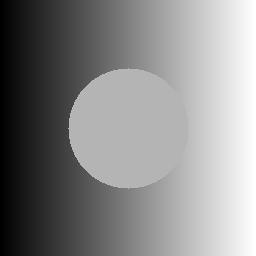
#> input picture test_assets/host.png, 256 x 256 px
$ python experiments.py
#> lines starting #> are read from the running program, lines starting #| are printed output that depends on the picture
### src/qim_watermark/io_utils.py
from __future__ import annotations

from pathlib import Path

import cv2
import numpy as np


def load_grayscale_image(path: str | Path) -> np.ndarray:
    image_path = Path(path).expanduser()
    if not image_path.is_file():
        raise FileNotFoundError(f"Image file not found: {image_path}")
    data = np.fromfile(image_path, dtype=np.uint8)
    image = cv2.imdecode(data, cv2.IMREAD_GRAYSCALE) if data.size else None
    if image is None:
        raise ValueError(f"The file is not a valid readable image: {image_path}")
    return image.astype(np.float32)


# [5 lines left out: function save_image, not called in this run]

### src/qim_watermark/dct_utils.py
from __future__ import annotations

import numpy as np
from scipy.fftpack import dct, idct


def dct2(image: np.ndarray) -> np.ndarray:
    return dct(dct(image.T, norm="ortho").T, norm="ortho")


def idct2(coeffs: np.ndarray) -> np.ndarray:
    return idct(idct(coeffs.T, norm="ortho").T, norm="ortho")

### src/qim_watermark/watermark.py
from __future__ import annotations

import hashlib
from typing import List, Sequence, Tuple

import numpy as np

from .dct_utils import dct2, idct2

Position = Tuple[int, int]


def derive_seed(seed: int, label: str) -> int:
    """Derive an independent sub-key from the master seed, one per purpose."""
    data = f"{seed}:{label}".encode("utf-8")
    return int.from_bytes(hashlib.sha256(data).digest()[:8], "big")


def generate_watermark(size: int, seed: int) -> np.ndarray:
    rng = np.random.default_rng(derive_seed(seed, "message"))
    return rng.integers(0, 2, size=size, dtype=np.uint8)


def _mid_frequency_mask(shape: tuple[int, int]) -> np.ndarray:
    rows, cols = shape
    rr, cc = np.indices((rows, cols))

    # On évite les très basses fréquences et les très hautes fréquences.
    low = (rr + cc) > int(0.10 * (rows + cols))
    high = (rr + cc) < int(0.65 * (rows + cols))

    mask = low & high
    mask[0, 0] = False  # éviter le coefficient DC
    return mask


def _select_positions(
    shape: tuple[int, int], watermark_size: int, seed: int
) -> List[Position]:
    mask = _mid_frequency_mask(shape)
    candidates = np.argwhere(mask)

    if watermark_size > len(candidates):
        raise ValueError(
            f"Watermark trop grand : {watermark_size} bits, "
            f"mais seulement {len(candidates)} coefficients disponibles."
        )

    rng = np.random.default_rng(derive_seed(seed, "positions"))
    chosen_indices = rng.choice(len(candidates), size=watermark_size, replace=False)
    return [tuple(map(int, candidates[idx])) for idx in chosen_indices]


def _qim_embed(value: float, bit: int, delta: float) -> float:
    if bit not in (0, 1):
        raise ValueError("Un bit doit être 0 ou 1")

    q = np.round(value / delta)
    if int(q) % 2 != bit:
        q += 1 if value >= q * delta else -1
    return float(q * delta)


def _qim_extract(value: float, delta: float) -> int:
    q = int(np.round(value / delta))
    return q % 2


def insert_watermark(
    image: np.ndarray,
    watermark_bits: np.ndarray,
    delta: float,
    seed: int,
) -> tuple[np.ndarray, Sequence[Position]]:
    coeffs = dct2(image)
    positions = _select_positions(coeffs.shape, len(watermark_bits), seed)

    modified = coeffs.copy()
    for bit, (r, c) in zip(watermark_bits, positions):
        modified[r, c] = _qim_embed(float(modified[r, c]), int(bit), delta)

    reconstructed = idct2(modified)
    reconstructed = np.clip(reconstructed, 0, 255).astype(np.float32)
    return reconstructed, positions


def extract_watermark(
    image: np.ndarray,
    watermark_size: int,
    delta: float,
    seed: int,
) -> np.ndarray:
    """Blind extraction: only the image, its size, delta and the key are needed.

    The embedding positions are recomputed from the key, never passed in.
    """
    coeffs = dct2(image)
    positions = _select_positions(coeffs.shape, watermark_size, seed)
    extracted = [_qim_extract(float(coeffs[r, c]), delta) for r, c in positions]
    return np.array(extracted, dtype=np.uint8)

### src/qim_watermark/attacks.py
from __future__ import annotations

import cv2
import numpy as np


def add_gaussian_noise(
    image: np.ndarray, sigma: float = 8.0, seed: int = 0
) -> np.ndarray:
    """Add Gaussian noise. The noise is reproducible: same seed, same noise."""
    rng = np.random.default_rng(seed)
    noise = rng.normal(loc=0.0, scale=sigma, size=image.shape)
    attacked = image + noise
    return np.clip(attacked, 0, 255).astype(np.float32)


def jpeg_compress(image: np.ndarray, quality: int = 50) -> np.ndarray:
    if not 1 <= int(quality) <= 100:
        raise ValueError("JPEG quality must be between 1 and 100")
    encode_params = [int(cv2.IMWRITE_JPEG_QUALITY), int(quality)]
    # Round to the nearest integer: astype(np.uint8) alone would truncate.
    image_u8 = np.clip(np.rint(image), 0, 255).astype(np.uint8)
    ok, encoded = cv2.imencode(".jpg", image_u8, encode_params)
    if not ok:
        raise IOError("Échec de la compression JPEG")
    decoded = cv2.imdecode(encoded, cv2.IMREAD_GRAYSCALE)
    if decoded is None:
        raise IOError("Échec de la décompression JPEG")
    return decoded.astype(np.float32)

### src/qim_watermark/block_watermark.py
"""JPEG-aware QIM watermarking on 8x8 block DCT coefficients.

Why this exists: JPEG quantizes the DCT of every 8x8 block. A watermark that
lives in the *same* block DCT, on multiples of the JPEG quantization step,
is left untouched when the image is compressed at that quality or better.

Embedding (per slot = one coefficient of one block):
    delta = JPEG quantization step of that coefficient (times ``strength``)
    the coefficient is moved to the nearest multiple of delta whose parity
    matches the bit (even multiple = 0, odd multiple = 1).

Redundancy: every bit is carried by several slots chosen with the secret key,
and extraction combines them with a soft decision (average of cos(pi*c/delta)),
which resists noise much better than a hard majority vote.
"""

from __future__ import annotations

import numpy as np
from scipy.fft import dctn, idctn

from .watermark import derive_seed

BLOCK = 8

# Standard JPEG luminance quantization table (quality 50).
_JPEG_LUMA_Q50 = np.array(
    [
        [16, 11, 10, 16, 24, 40, 51, 61],
        [12, 12, 14, 19, 26, 58, 60, 55],
        [14, 13, 16, 24, 40, 57, 69, 56],
        [14, 17, 22, 29, 51, 87, 80, 62],
        [18, 22, 37, 56, 68, 109, 103, 77],
        [24, 35, 55, 64, 81, 104, 113, 92],
        [49, 64, 78, 87, 103, 121, 120, 101],
        [72, 92, 95, 98, 112, 100, 103, 99],
    ],
    dtype=np.float64,
)

# Mid-frequency coefficients of each block: the DC and the lowest frequencies
# would be visible, the highest ones are the first to be removed by JPEG.
POSITIONS = [(1, 2), (2, 1), (2, 2), (1, 3), (3, 1), (2, 3), (3, 2), (1, 4), (4, 1)]
_UV = np.array(POSITIONS)


def jpeg_quant_table(quality: int) -> np.ndarray:
    """Luminance quantization table used by libjpeg for a quality in 1..100."""
    if not 1 <= quality <= 100:
        raise ValueError("JPEG quality must be between 1 and 100")
    scale = 5000 / quality if quality < 50 else 200 - 2 * quality
    table = np.floor((_JPEG_LUMA_Q50 * scale + 50) / 100)
    return np.clip(table, 1, 255)


def _to_blocks(image: np.ndarray) -> np.ndarray:
    h, w = image.shape
    hb, wb = h // BLOCK, w // BLOCK
    cropped = image[: hb * BLOCK, : wb * BLOCK]
    return cropped.reshape(hb, BLOCK, wb, BLOCK).transpose(0, 2, 1, 3)


def _from_blocks(blocks: np.ndarray) -> np.ndarray:
    hb, wb = blocks.shape[:2]
    return blocks.transpose(0, 2, 1, 3).reshape(hb * BLOCK, wb * BLOCK)


def _slots(blocks_shape: tuple[int, int], size: int, seed: int, redundancy: int):
    """Key-dependent slots (block row, block column, position, bit index)."""
    if size <= 0:
        raise ValueError("The watermark must contain at least one bit")
    if redundancy <= 0:
        raise ValueError("Redundancy must be a positive integer")

    hb, wb = blocks_shape
    n_available = hb * wb * len(POSITIONS)
    if size > n_available:
        raise ValueError(
            f"Watermark too large: {size} bits, but only {n_available} "
            "coefficients are available in this image."
        )

    copies = min(redundancy, n_available // size)
    rng = np.random.default_rng(derive_seed(seed, "block-slots"))
    chosen = rng.permutation(n_available)[: size * copies]
    pos_idx = chosen % len(POSITIONS)
    block_idx = chosen // len(POSITIONS)
    rows, cols = block_idx // wb, block_idx % wb
    bit_index = np.arange(size * copies) % size
    return rows, cols, pos_idx, bit_index


def _steps(pos_idx: np.ndarray, quality: int, strength: float) -> np.ndarray:
    table = jpeg_quant_table(quality)
    return table[_UV[pos_idx, 0], _UV[pos_idx, 1]] * strength


def insert_block_watermark(
    image: np.ndarray,
    watermark_bits: np.ndarray,
    seed: int,
    quality: int = 40,
    strength: float = 1.0,
    redundancy: int = 4,
) -> np.ndarray:
    """Embed the bits. ``quality`` is the lowest JPEG quality that must survive."""
    blocks = _to_blocks(image.astype(np.float64))
    coeffs = dctn(blocks, axes=(2, 3), norm="ortho")
    rows, cols, pos_idx, bit_index = _slots(
        blocks.shape[:2], len(watermark_bits), seed, redundancy
    )
    u, v = _UV[pos_idx, 0], _UV[pos_idx, 1]
    delta = _steps(pos_idx, quality, strength)

    values = coeffs[rows, cols, u, v]
    bits = np.asarray(watermark_bits)[bit_index].astype(np.int64)
    q = np.round(values / delta)
    wrong_parity = (q.astype(np.int64) % 2) != bits
    q = np.where(wrong_parity, q + np.where(values >= q * delta, 1, -1), q)
    coeffs[rows, cols, u, v] = q * delta

    marked = _from_blocks(idctn(coeffs, axes=(2, 3), norm="ortho"))
    out = image.astype(np.float64).copy()
    out[: marked.shape[0], : marked.shape[1]] = marked
    return np.clip(out, 0, 255).astype(np.float32)


def extract_block_watermark(
    image: np.ndarray,
    watermark_size: int,
    seed: int,
    quality: int = 40,
    strength: float = 1.0,
    redundancy: int = 4,
) -> np.ndarray:
    """Blind extraction: only the image, the size, the parameters and the key."""
    blocks = _to_blocks(image.astype(np.float64))
    coeffs = dctn(blocks, axes=(2, 3), norm="ortho")
    rows, cols, pos_idx, bit_index = _slots(
        blocks.shape[:2], watermark_size, seed, redundancy
    )
    values = coeffs[rows, cols, _UV[pos_idx, 0], _UV[pos_idx, 1]]
    delta = _steps(pos_idx, quality, strength)

    # Soft decision: +1 on even multiples of delta (bit 0), -1 on odd ones (bit 1).
    votes = np.cos(np.pi * values / delta)
    total = np.zeros(watermark_size)
    np.add.at(total, bit_index, votes)
    return (total < 0).astype(np.uint8)

### main.py
from __future__ import annotations

import argparse
import hashlib
import os
import sys
from pathlib import Path

import numpy as np
from matplotlib.figure import Figure

from src.qim_watermark.attacks import add_gaussian_noise, jpeg_compress
from src.qim_watermark.block_watermark import (
    extract_block_watermark,
    insert_block_watermark,
)
from src.qim_watermark.io_utils import load_grayscale_image, save_image
from src.qim_watermark.metrics import bit_error_rate, compute_psnr
from src.qim_watermark.watermark import (
    extract_watermark,
    generate_watermark,
    insert_watermark,
)


# [89 lines left out: functions positive_int, positive_float, jpeg_quality, build_parser, not called in this run]


def save_metrics(path: Path, lines: list[str]) -> None:
    path.write_text("\n".join(lines), encoding="utf-8")


# [10 lines left out: function resolve_input_path, not called in this run]


def resolve_seed(cli_seed: int) -> tuple[int, str]:
    """Return (seed, source). The secret key is read from QIM_KEY if set."""
    secret = os.environ.get("QIM_KEY")
    if secret:
        digest = hashlib.sha256(secret.encode("utf-8")).digest()
        return int.from_bytes(digest[:4], "big"), "environment variable QIM_KEY"
    print(
        "WARNING: QIM_KEY is not set; using the public demo seed (--seed).",
        file=sys.stderr,
    )
    return cli_seed, "demo seed (NOT secret)"


# [148 lines left out: functions build_codec, create_comparison_figure, main, not called in this run]


# [2 lines that do not run on import are left out]

### src/qim_watermark/metrics.py
from __future__ import annotations

import numpy as np
from skimage.metrics import peak_signal_noise_ratio


def compute_psnr(original: np.ndarray, modified: np.ndarray) -> float:
    return float(peak_signal_noise_ratio(original, modified, data_range=255))


def bit_error_rate(reference_bits: np.ndarray, extracted_bits: np.ndarray) -> float:
    if reference_bits.shape != extracted_bits.shape:
        raise ValueError("Les deux watermarks doivent avoir la même taille")
    return float(np.mean(reference_bits != extracted_bits))

### experiments.py
"""Compare watermarking methods: invisibility (PSNR) and robustness (BER)."""

from __future__ import annotations

import argparse
import csv
from pathlib import Path

import numpy as np
from matplotlib.figure import Figure

from main import resolve_seed
from src.qim_watermark.attacks import add_gaussian_noise, jpeg_compress
from src.qim_watermark.block_watermark import (
    extract_block_watermark,
    insert_block_watermark,
)
from src.qim_watermark.io_utils import load_grayscale_image
from src.qim_watermark.metrics import bit_error_rate, compute_psnr
from src.qim_watermark.watermark import (
    extract_watermark,
    generate_watermark,
    insert_watermark,
)

JPEG_QUALITIES = [90, 70, 50, 30]
NOISE_SIGMA = 8.0


def _global_codec(delta: float, size: int, seed: int):
    def embed(image, bits):
        marked, _ = insert_watermark(image=image, watermark_bits=bits, delta=delta, seed=seed)
        return marked

    def extract(image, key=seed):
        return extract_watermark(image=image, watermark_size=size, delta=delta, seed=key)

    return embed, extract


def _block_codec(quality: int, redundancy: int, size: int, seed: int):
    def embed(image, bits):
        return insert_block_watermark(image, bits, seed, quality=quality, redundancy=redundancy)

    def extract(image, key=seed):
        return extract_block_watermark(image, size, key, quality=quality, redundancy=redundancy)

    return embed, extract


def run_comparison(host: np.ndarray, size: int, seed: int) -> list[dict]:
    watermark = generate_watermark(size, seed)
    methods = {
        "global, delta 18": _global_codec(18.0, size, seed),
        "global, delta 72": _global_codec(72.0, size, seed),
        "block, quality 40, x4": _block_codec(40, 4, size, seed),
        "block, quality 40, x6": _block_codec(40, 6, size, seed),
    }

    rows: list[dict] = []
    for name, (embed, extract) in methods.items():
        marked = embed(host, watermark)

        def ber(image: np.ndarray, key: int = seed) -> float:
            return bit_error_rate(watermark, extract(image, key))

        row = {
            "method": name,
            "psnr": compute_psnr(host, marked),
            "ber_clean": ber(marked),
            "ber_noise": ber(add_gaussian_noise(marked, sigma=NOISE_SIGMA)),
            "ber_wrong_key": ber(marked, seed + 1),
        }
        for quality in JPEG_QUALITIES:
            row[f"ber_jpeg_{quality}"] = ber(jpeg_compress(marked, quality=quality))
        rows.append(row)
    return rows


def save_csv(rows: list[dict], path: Path) -> None:
    with path.open("w", newline="", encoding="utf-8") as handle:
        writer = csv.DictWriter(handle, fieldnames=list(rows[0]))
        writer.writeheader()
        writer.writerows(rows)


def save_plot(rows: list[dict], path: Path) -> None:
    fig = Figure(figsize=(8, 4.5))
    ax = fig.add_subplot(1, 1, 1)
    for row in rows:
        values = [row[f"ber_jpeg_{q}"] for q in JPEG_QUALITIES]
        ax.plot(JPEG_QUALITIES, values, marker="o", label=f"{row['method']} ({row['psnr']:.1f} dB)")
    ax.axhline(0.5, linestyle="--", color="gray", label="chance level (0.5)")
    ax.set_xlabel("JPEG quality of the attack")
    ax.set_ylabel("BER")
    ax.set_ylim(-0.02, 0.55)
    ax.set_title("Robustness to JPEG compression")
    ax.legend(fontsize=8)
    ax.grid(alpha=0.3)
    fig.tight_layout()
    fig.savefig(path, dpi=150, bbox_inches="tight")


def main() -> None:
    parser = argparse.ArgumentParser(description="Compare watermarking methods")
    parser.add_argument("--input", default="test_assets/host.png")
    parser.add_argument("--watermark-size", type=int, default=1024)
    parser.add_argument(
        "--seed",
        type=int,
        default=1234,
        help="Public demo seed, used only if QIM_KEY is not set.",
    )
    parser.add_argument("--output-dir", default="outputs")
    args = parser.parse_args()

    try:
        host = load_grayscale_image(args.input)
#> in load_grayscale_image, image is the input picture: shape (256, 256); min 0, max 255, mean 136.5
    except (FileNotFoundError, ValueError) as exc:
        parser.error(str(exc))

    seed, _ = resolve_seed(args.seed)
    try:
        rows = run_comparison(host, args.watermark_size, seed)
#> after the loop in insert_watermark, `for bit, (r, c) in zip(watermark_bits, positions):`: modified: shape (256, 256) float32; min -18142.7, max 34933.1, mean 0.1
#> in extract_watermark, `extracted = [_qim_extract(float(coeffs[r, c]), delta) for r, c in posi..`: extracted = 1024 values, max 1 at index 0, min 0 at index 1, mean 0.476
#> in add_gaussian_noise, `noise = rng.normal(loc=0.0, scale=sigma, size=image.shape)`:
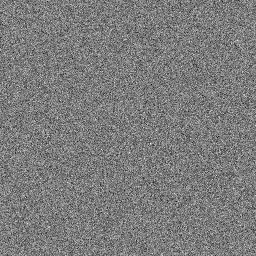
#> noise: shape (256, 256) float64; min -35.95, max 37.86, mean 0; drawn with min black and max white
#> in add_gaussian_noise, `attacked = image + noise`:
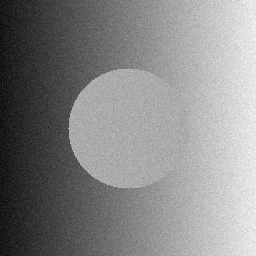
#> attacked: shape (256, 256) float64; min -26.22, max 281.4, mean 136.5; drawn with min black and max white
#> in run_comparison, `row = { "method": name, "psnr": compute_psnr(host, marked), "ber_clean..`: row = {'method': 'global, delta 18', 'psnr': 45.31, 'ber_clean': 0, 'ber_noise': 0.261, 'ber_wrong_key': 0.469}
#> in jpeg_compress, `ok, encoded = cv2.imencode(".jpg", image_u8, encode_params)`: encoded = 7421 values, max 255 at index 0, min 0 at index 4, mean 130.7
    except ValueError as exc:
        parser.error(str(exc))

    output_dir = Path(args.output_dir)
    output_dir.mkdir(parents=True, exist_ok=True)
    save_csv(rows, output_dir / "comparison.csv")
    save_plot(rows, output_dir / "comparison_jpeg.png")

    columns = [key for key in rows[0] if key != "method"]
    print(f"{'method':<24}" + "".join(f"{name:>14}" for name in columns))
    for row in rows:
        print(f"{row['method']:<24}" + "".join(f"{row[name]:>14.4f}" for name in columns))
    print(f"\nFiles written to: {output_dir.resolve()}")


if __name__ == "__main__":
    main()
